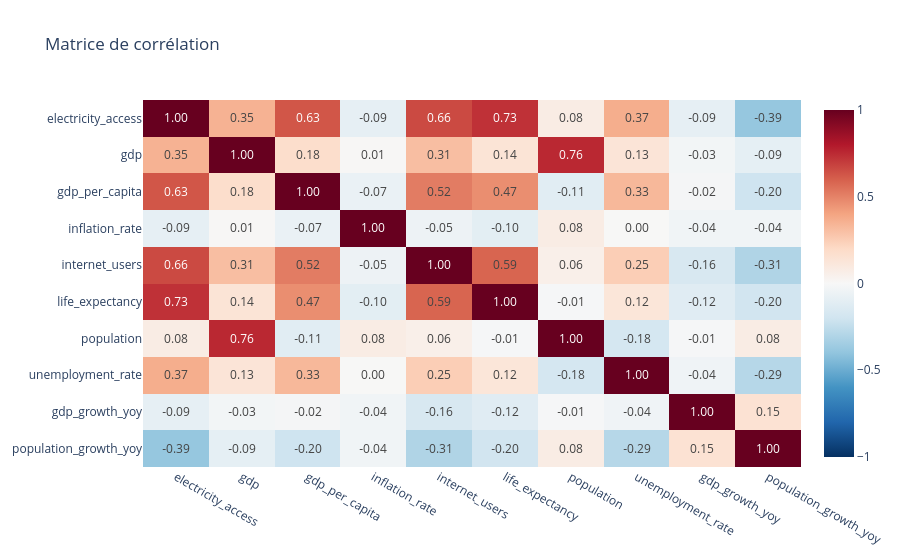

Notebook code cell kept with this figure:
### Markdown cell above
## Corrélations

La matrice utilise la corrélation de Pearson. Une valeur proche de 1 indique une relation positive, proche de -1 une relation négative et proche de 0 une relation linéaire faible.

### Code cell
correlations = df[numeric_columns].corr(numeric_only=True)

fig = px.imshow(
    correlations,
    text_auto=".2f",
    aspect="auto",
    zmin=-1,
    zmax=1,
    color_continuous_scale="RdBu_r",
    title="Matrice de corrélation",
)
fig.show()

correlations.round(3)

### Figure 1 — Plotly figure (JSON) as saved in the notebook; plotly's stock layout.template omitted (floating-point values rounded to 4 significant figures)
{"data": [{"coloraxis": "coloraxis", "hovertemplate": "x: %{x}<br>y: %{y}<br>color: %{z}<extra></extra>", "name": "0", "texttemplate": "%{z:.2f}", "type": "heatmap", "x": ["electricity_access", "gdp", "gdp_per_capita", "inflation_rate", "internet_users", "life_expectancy", "population", "unemployment_rate", "gdp_growth_yoy", "population_growth_yoy"], "xaxis": "x", "y": ["electricity_access", "gdp", "gdp_per_capita", "inflation_rate", "internet_users", "life_expectancy", "population", "unemployment_rate", "gdp_growth_yoy", "population_growth_yoy"], "yaxis": "y", "z": [[1.0, 0.3517, 0.6291, -0.09113, 0.6625, 0.7295, 0.07883, 0.3676, -0.08817, -0.3888], [0.3517, 1.0, 0.1807, 0.009753, 0.3079, 0.1389, 0.7559, 0.1325, -0.02676, -0.09307], [0.6291, 0.1807, 1.0, -0.07011, 0.5184, 0.4664, -0.1139, 0.3314, -0.01729, -0.2049], [-0.09113, 0.009753, -0.07011, 1.0, -0.05457, -0.1027, 0.07914, 0.002634, -0.03574, -0.03711], [0.6625, 0.3079, 0.5184, -0.05457, 1.0, 0.5869, 0.05783, 0.2479, -0.1639, -0.3063], [0.7295, 0.1389, 0.4664, -0.1027, 0.5869, 1.0, -0.01188, 0.1238, -0.1218, -0.1959], [0.07883, 0.7559, -0.1139, 0.07914, 0.05783, -0.01188, 1.0, -0.1765, -0.01241, 0.08114], [0.3676, 0.1325, 0.3314, 0.002634, 0.2479, 0.1238, -0.1765, 1.0, -0.04272, -0.2858], [-0.08817, -0.02676, -0.01729, -0.03574, -0.1639, -0.1218, -0.01241, -0.04272, 1.0, 0.152], [-0.3888, -0.09307, -0.2049, -0.03711, -0.3063, -0.1959, 0.08114, -0.2858, 0.152, 1.0]]}], "layout": {"coloraxis": {"autocolorscale": false, "cmax": 1, "cmin": -1, "colorscale": [[0, "rgb(5,48,97)"], [0.1, "rgb(33,102,172)"], [0.2, "rgb(67,147,195)"], [0.3, "rgb(146,197,222)"], [0.4, "rgb(209,229,240)"], [0.5, "rgb(247,247,247)"], [0.6, "rgb(253,219,199)"], [0.7, "rgb(244,165,130)"], [0.8, "rgb(214,96,77)"], [0.9, "rgb(178,24,43)"], [1, "rgb(103,0,31)"]]}, "title": {"text": "Matrice de corrélation"}, "xaxis": {"anchor": "y", "domain": [0, 1]}, "yaxis": {"anchor": "x", "autorange": "reversed", "domain": [0, 1]}}}
